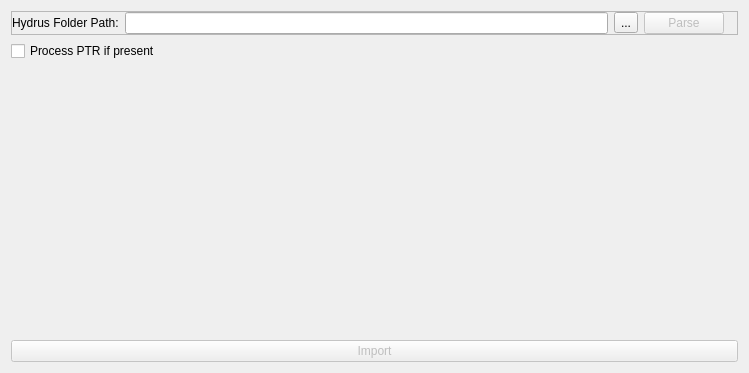
<?xml version="1.0" encoding="UTF-8"?>
<ui version="4.0">
 <class>HydrusImporterWidget</class>
 <widget class="QWidget" name="HydrusImporterWidget">
  <property name="geometry">
   <rect>
    <x>0</x>
    <y>0</y>
    <width>749</width>
    <height>373</height>
   </rect>
  </property>
  <property name="windowTitle">
   <string>Hydrus Importer</string>
  </property>
  <layout class="QVBoxLayout" name="verticalLayout_2">
   <item>
    <layout class="QVBoxLayout" name="verticalLayout">
     <item>
      <widget class="QFrame" name="frame">
       <property name="sizePolicy">
        <sizepolicy hsizetype="Preferred" vsizetype="Maximum">
         <horstretch>0</horstretch>
         <verstretch>0</verstretch>
        </sizepolicy>
       </property>
       <property name="frameShape">
        <enum>QFrame::Shape::StyledPanel</enum>
       </property>
       <property name="frameShadow">
        <enum>QFrame::Shadow::Raised</enum>
       </property>
       <layout class="QHBoxLayout" name="horizontalLayout">
        <property name="leftMargin">
         <number>0</number>
        </property>
        <property name="topMargin">
         <number>0</number>
        </property>
        <property name="rightMargin">
         <number>0</number>
        </property>
        <property name="bottomMargin">
         <number>0</number>
        </property>
        <item>
         <widget class="QLabel" name="label">
          <property name="text">
           <string>Hydrus Folder Path:</string>
          </property>
         </widget>
        </item>
        <item>
         <widget class="QLineEdit" name="hydrusFolderPath">
          <property name="text">
           <string/>
          </property>
         </widget>
        </item>
        <item>
         <widget class="QToolButton" name="selectHydrusPath">
          <property name="text">
           <string>...</string>
          </property>
         </widget>
        </item>
        <item>
         <widget class="QPushButton" name="parseHydrusDB">
          <property name="enabled">
           <bool>false</bool>
          </property>
          <property name="text">
           <string>Parse</string>
          </property>
         </widget>
        </item>
        <item>
         <widget class="QLabel" name="hyFolderStatusLabel">
          <property name="text">
           <string/>
          </property>
         </widget>
        </item>
       </layout>
      </widget>
     </item>
     <item>
      <widget class="QCheckBox" name="cbProcessPTR">
       <property name="text">
        <string>Process PTR if present</string>
       </property>
       <property name="checked">
        <bool>false</bool>
       </property>
      </widget>
     </item>
     <item>
      <widget class="QLabel" name="parseStatusLabel">
       <property name="text">
        <string/>
       </property>
      </widget>
     </item>
     <item>
      <layout class="QVBoxLayout" name="tagServicesLayout"/>
     </item>
     <item>
      <spacer name="verticalSpacer">
       <property name="orientation">
        <enum>Qt::Orientation::Vertical</enum>
       </property>
       <property name="sizeHint" stdset="0">
        <size>
         <width>20</width>
         <height>40</height>
        </size>
       </property>
      </spacer>
     </item>
    </layout>
   </item>
   <item>
    <widget class="QPushButton" name="importButton">
     <property name="enabled">
      <bool>false</bool>
     </property>
     <property name="text">
      <string>Import</string>
     </property>
    </widget>
   </item>
  </layout>
 </widget>
 <resources/>
 <connections/>
</ui>
